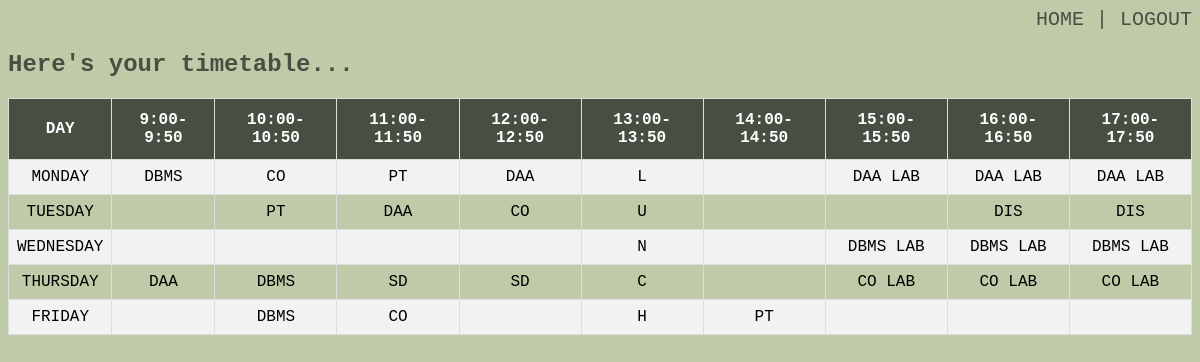
/time_table.php (signed in), run on the app's committed database.
### tables this page shows
CREATE TABLE `cse_table` (
  `Day` varchar(15) NOT NULL,
  `_9AM` varchar(100) NOT NULL,
  `_10AM` varchar(100) NOT NULL,
  `_11AM` varchar(100) NOT NULL,
  `_12PM` varchar(100) NOT NULL,
  `_1PM` varchar(100) NOT NULL,
  `_2PM` varchar(100) NOT NULL,
  `_3PM` varchar(100) NOT NULL,
  `_4PM` varchar(100) NOT NULL,
  `_5PM` varchar(100) NOT NULL
);

### time_table.php (the view, shortened to what this page needs)
<!DOCTYPE html>
<html>
<head>
</head>
<body bgcolor="#bfcba8">
 <div class ="logout">
  <a href="student_page.php">HOME |</a>
 <a href="logout.php"> LOGOUT</a>
 </div>
<h2>Here's your timetable...</h2>
<?php
include('connection.php');
     $branch = $_SESSION['branch1'];
        $branch= stripcslashes($branch);
        $branch = mysqli_real_escape_string($con,$branch);
if ($branch == 'coe' or $branch == 'ced') {
    $result = mysqli_query($con,"SELECT * FROM cse_table");
}
echo "<table id = 'customers'>
<tr>
<th>DAY</th>
<th>9:00-9:50</th>
<th>10:00-10:50</th>
<th>11:00-11:50</th>
<th>12:00-12:50</th>
<th>13:00-13:50</th>
<th>14:00-14:50</th>
<th>15:00-15:50</th>
<th>16:00-16:50</th>
<th>17:00-17:50</th>
</tr>";
while($row = mysqli_fetch_array($result))
  {
  echo "<tr>";
  echo "<td>" . $row['Day'] . "</td>";
  echo "<td>" . $row['_9AM'] . "</td>";
  echo "<td>" . $row['_10AM'] . "</td>";
  echo "<td>" . $row['_11AM'] . "</td>";
    echo "<td>" . $row['_12PM'] . "</td>";
  echo "<td>" . $row['_1PM'] . "</td>";
  echo "<td>" . $row['_2PM'] . "</td>";
    echo "<td>" . $row['_3PM'] . "</td>";
  echo "<td>" . $row['_4PM'] . "</td>";
  echo "<td>" . $row['_5PM'] . "</td>";
  echo "</tr>";
  }
echo "</table>";
?>
</body>
</html>

### time_table.php (style rules this page uses)
.logout { text-align: right; font-family: "Lucida Console", "Courier New", monospace; font-size: 20px; }
table { border: 1px solid black; border-collapse: collapse; width:100%; border-color:black; }
td { text-align: center; }
a { text-decoration:none; color:#464f41 }
#customers td, #customers th { border: 1px solid #ddd; padding: 8px; font-family: "Lucida Console", "Courier New", monospace; }
#customers tr:nth-child(even) { background-color: #f2f2f2; }
#customers th { padding-top: 12px; padding-bottom: 12px; text-align: center; background-color: #464f41; color: white; font-family: "Lucida Console", "Courier New", monospace; }
h2 { color: #464f41; font-family: "Lucida Console", "Courier New", monospace; }

### data on the page
cse_table: Day "MONDAY", _9AM "DBMS", _10AM "CO", _11AM "PT", _12PM "DAA", _1PM "L", _3PM "DAA LAB", _4PM "DAA LAB", _5PM "DAA LAB"
cse_table: Day "TUESDAY", _10AM "PT", _11AM "DAA", _12PM "CO", _1PM "U", _4PM "DIS", _5PM "DIS"
cse_table: Day "WEDNESDAY", _1PM "N", _3PM "DBMS LAB", _4PM "DBMS LAB", _5PM "DBMS LAB"
cse_table: Day "THURSDAY", _9AM "DAA", _10AM "DBMS", _11AM "SD", _12PM "SD", _1PM "C", _3PM "CO LAB", _4PM "CO LAB", _5PM "CO LAB"
cse_table: Day "FRIDAY", _10AM "DBMS", _11AM "CO", _1PM "H", _2PM "PT"
